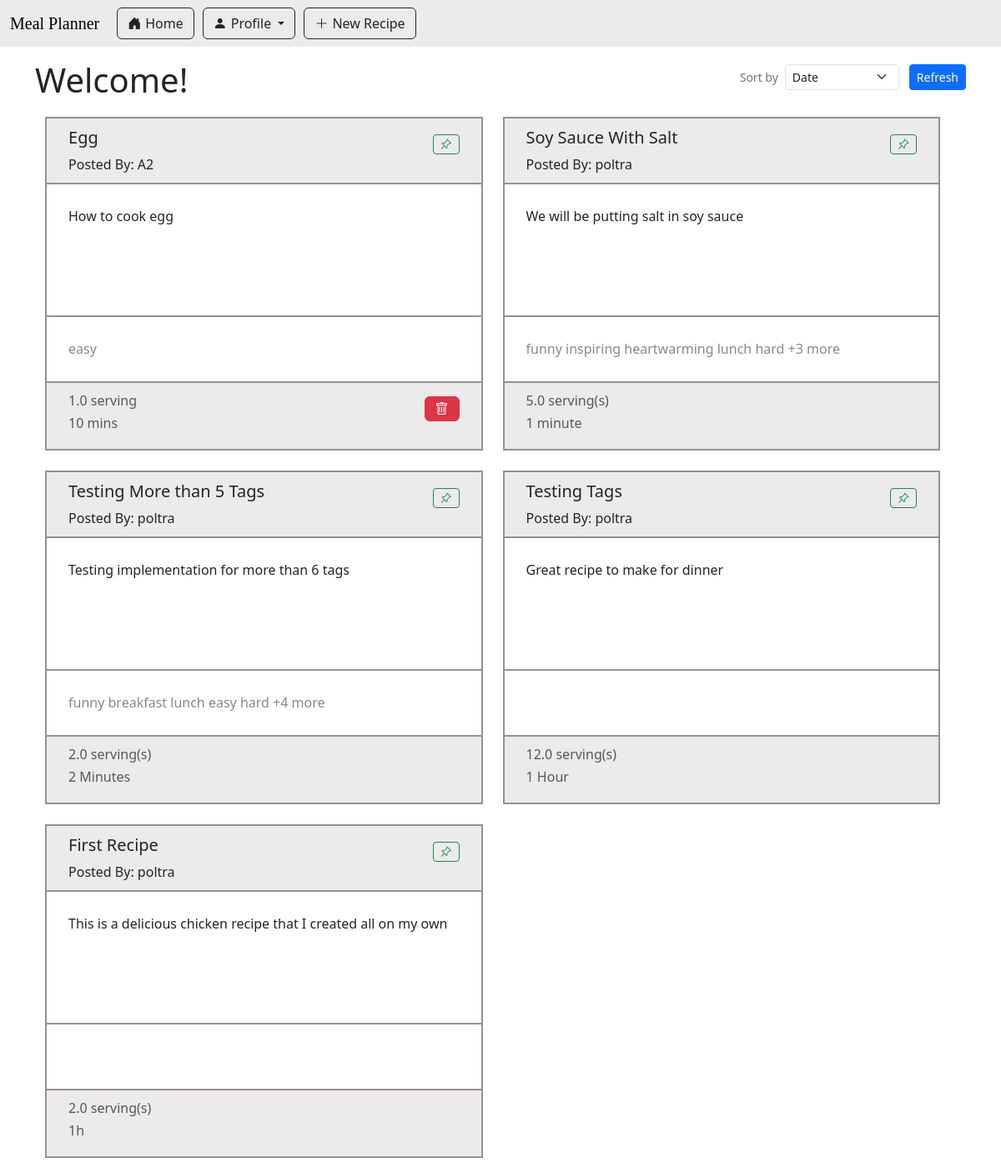
The page /index (signed in) on the database its author committed.
### app/main/models.py (models this page shows, shortened)
class Recipe(db.Model):
    id : sqlo.Mapped[int] = sqlo.mapped_column(primary_key=True)
    title : sqlo.Mapped[str] = sqlo.mapped_column(sqla.String(150), default="")
    description: sqlo.Mapped[str] = sqlo.mapped_column(sqla.String(1500), default="")
    servingSize : sqlo.Mapped[float] = sqlo.mapped_column(sqla.Float, default=0)
    estimatedTime : sqlo.Mapped[str] = sqlo.mapped_column(sqla.String(25), default="")
    steps : sqlo.Mapped[str] = sqlo.mapped_column(sqla.String, default="")
    timestamp : sqlo.Mapped[Optional[datetime]] = sqlo.mapped_column(default = lambda : datetime.now(timezone.utc))
    is_draft : sqlo.Mapped[bool] = sqlo.mapped_column(sqla.Boolean, default=True)
    user_id : sqlo.Mapped[int] = sqlo.mapped_column(sqla.ForeignKey('user.id'))
    writer : sqlo.Mapped['User'] = sqlo.relationship(back_populates='written_recipes')
    tags: sqlo.WriteOnlyMapped['Tag'] = sqlo.relationship(
        secondary=recipe_tags_table,
        primaryjoin=(recipe_tags_table.c.recipe_id == id),
        back_populates='recipes',
        passive_deletes=True)
    recipe_saved_by_users : sqlo.WriteOnlyMapped['User'] = sqlo.relationship(
        secondary=saved_recipes_table,
        primaryjoin=(saved_recipes_table.c.recipe_id == id),
        back_populates='users_saved_recipes',
        passive_deletes=True)
    def get_num_tag(self):
        return len(self.get_tags())
    ingredients_used: sqlo.WriteOnlyMapped['RecipeIngredientUse'] = sqlo.relationship(back_populates='recipe_usecase_recipe', passive_deletes=True)
    def get_tags(self):
        return db.session.scalars(self.tags.select()).all()

class User(db.Model, UserMixin):
    id: sqlo.Mapped[int] = sqlo.mapped_column(primary_key=True)
    first_name: sqlo.Mapped[str] = sqlo.mapped_column(sqla.String(64))
    last_name: sqlo.Mapped[str] = sqlo.mapped_column(sqla.String(64))
    username: sqlo.Mapped[str] = sqlo.mapped_column(sqla.String(64))
    email: sqlo.Mapped[str] = sqlo.mapped_column(sqla.String(120))
    password_hash: sqlo.Mapped[str] = sqlo.mapped_column(sqla.String(256))
    is_certified: sqlo.Mapped[bool] = sqlo.mapped_column(sqla.Boolean, default=False)
    written_recipes: sqlo.WriteOnlyMapped['Recipe'] = sqlo.relationship(back_populates='writer')
    users_saved_recipes : sqlo.WriteOnlyMapped['Recipe'] = sqlo.relationship(
        secondary=saved_recipes_table,
        primaryjoin=(saved_recipes_table.c.user_id == id),
        back_populates='recipe_saved_by_users',
        passive_deletes=True)
    curr_ingredients: sqlo.WriteOnlyMapped['UserIngredientListUse'] = sqlo.relationship(back_populates='userlist_user')
    @login.user_loader
    def load_user(id):
        return db.session.get(User, int(id))

class Tag(db.Model):
    id: sqlo.Mapped[int] = sqlo.mapped_column(primary_key=True)
    name: sqlo.Mapped[str] = sqlo.mapped_column(sqla.String(20))
    recipes: sqlo.WriteOnlyMapped['Recipe'] = sqlo.relationship(
        secondary=recipe_tags_table, primaryjoin=(recipe_tags_table.c.tag_id == id), back_populates='tags')

### app/main/routes.py (the view, shortened to what this page needs)
@bp_main.route('/', methods=['GET'])
@bp_main.route('/index', methods=['GET', 'POST'])
def index():
    empty_form = EmptyForm()
    sort_form = SortForm()
    if request.method == 'GET':
        recipes = sqla.select(Recipe).where(Recipe.is_draft == False).order_by(Recipe.timestamp.desc())
    all_recipes  = db.session.scalars(recipes).all()
    return render_template('index.html', title="", recipes=all_recipes, form=empty_form, sortform = sort_form)

### app/main/forms.py
class EmptyForm(FlaskForm):
    submit = SubmitField('Submit')

class SortForm(FlaskForm):
    sortby = SelectField('Sort by', choices=['Date', "# of likes", "Certified User"])
    refresh = SubmitField('Refresh')

### meal_planner.py (called while the page is built)
@app.before_request
def initDB(*args, **kwargs):
    if app._got_first_request:
        db.create_all()

### app/main/templates/index.html (shortened to what this page needs)
{% extends "base.html" %}
{% import 'bootstrap_wtf.html' as wtf %}
{% block content %}
<div class="d-flex justify-content-between align-items-center">
    <h1 >Welcome!</h1>
    <form method="POST" class="d-flex align-items-center gap-1">
        <div class="d-flex align-items-center">
            <label class="me-2 mb-0 small text-secondary text-nowrap">Sort by</label>
            {{ sortform.sortby(class="form-select form-select-sm", style="width: auto;") }}
        </div>
        {{ sortform.refresh(class="btn btn-primary btn-sm ms-2") }}
    </form>
</div>
    <div class="recipe-card-collection">
        {% for recipe in recipes %}
            <div class="recipe-card">{% include '_recipe.html' %} </div>
        {% endfor %}
    </div>
</div>
{% endblock %}

### app/main/templates/_recipe.html
<div class="shine-effect">
    <a class="hidden-link" href="{{ url_for('recipe.view_recipe', recipe_id=recipe.id) }}">
        <div class="recipe-card-header bottom-line">
            <span>
                <h5>{{ recipe.title }}</h5>
                <h7>Posted By: {{ recipe.writer.username }}</h7>
            </span>
            <span class="icon-button">
                <form action="" method="post">
                    <button type="submit" class="btn btn-outline-success btn-sm">
                        <i class="bi bi-pin-angle"></i><span class="button-description">Save</span>
                    </button>
                </form>
            </span>
        </div>
        <div class="recipe-card-content bottom-line">
            <p>{{ recipe.description }}</p>
        </div>
        <div class = "recipe-card-tags bottom-line">
            {% if recipe.get_num_tag() > 6 %}
                {% for tag in recipe.get_tags()[:5] %}
                    {{tag.name}}
                {% endfor %}
                +{{ recipe.get_num_tag()-5 }} more
            {% else %}
                {% for tag in recipe.get_tags() %}
                    {{tag.name}}
                {% endfor %}
            {% endif %}
        </div>
        <div class="recipe-card-footer">
            <span>
                {% if recipe.servingSize > 1 %}
                    <h6 class="text-muted"> {{recipe.servingSize}} serving(s) </h5>
                {% else %}
                    <h6 class="text-muted"> {{recipe.servingSize}} serving </h5>
                {% endif %}
                <h6 class="text-muted"> {{recipe.estimatedTime}} </h5>
            </span>
            <span>
                {% if recipe.writer.id == current_user.id %}
                    <span class="icon-button">
                        <form action="{{ url_for('recipe.delete', recipe_id=recipe.id) }}" method="post">
                            <button type="submit" class="btn btn-danger" style="width: 100%; margin-top:1px; margin-bottom:1px;">
                                <i class="bi bi-trash"></i><span class="button-description">Delete</span>
                            </button>
                        </form>
                    </span>
                {% endif %}
            </span>
        </div>
    </a>
</div>

### app/static/css/main.css (style rules this page uses)
:root { --accent-bg-color: #eceaea; --blank-bg-color: #fff; --outline-color: #989090; }
.bottom-line { border-style: none none solid none; border-width: 2px; border-color: var(--outline-color); }
.recipe-card-collection { display: flex; flex-wrap:wrap; width: 100%; }
.recipe-card { border-style: solid; border-width: 2px; border-color: var(--outline-color); padding:0; margin:1vw; height:400px; transition: 0.15s; }
@media screen and (min-width: 1200px) { .recipe-card { width: 27%; } }
@media screen and (min-width: 800px) and (max-width: 1200px) { .recipe-card { width: 47%; } }
.recipe-card-header { height: 20%; width: 100%; padding: 5%; display: flex; justify-content: space-between; align-items: center; background-color: var(--accent-bg-color); }
.recipe-card-content { height: 40%; width: 100%; padding: 5%; background-color: var(--blank-bg-color); }
.recipe-card-tags { height: 20%; width: 100%; padding: 5%; color: #888; }
.recipe-card-footer { height: 20%; width: 100%; padding: 5%; display: flex; justify-content: space-between; align-items: center; background-color: var(--accent-bg-color); }
.hidden-link { color: inherit; text-decoration: inherit; }

### rows shown on the page
Recipe: title "Egg", writer.username "A2", description "How to cook egg", servingSize "1.0", estimatedTime "10 mins"
Tag: name "easy"
Recipe: title "Soy Sauce With Salt", writer.username "poltra", description "We will be putting salt in soy sauce", recipe "3", servingSize "5.0", estimatedTime "1 minute"
Tag: name "funny"
Tag: name "inspiring"
Tag: name "heartwarming"
Tag: name "lunch"
Tag: name "hard"
Recipe: title "Testing More than 5 Tags", writer.username "poltra", description "Testing implementation for more than 6 tags", recipe "4", servingSize "2.0", estimatedTime "2 Minutes"
Tag: name "breakfast"
Recipe: title "Testing Tags", writer.username "poltra", description "Great recipe to make for dinner", servingSize "12.0", estimatedTime "1 Hour"
Recipe: title "First Recipe", writer.username "poltra", description "This is a delicious chicken recipe that I created all on my own", servingSize "2.0", estimatedTime "1h"
